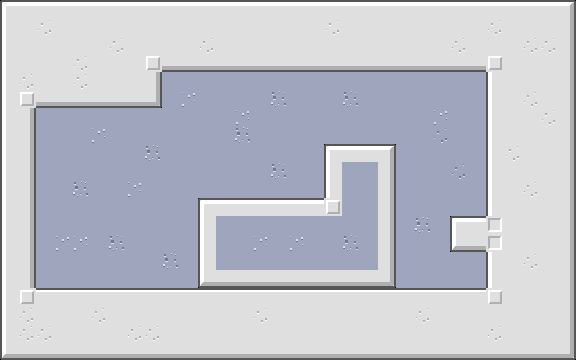

Rendered tile map (Tiled .tmx) drawn with the repository's tilesets; below, a short description and the full map source, tile grids included:
An orthogonal 32x20 tile map with 18x18 px tiles, 1 tile layer (Camada de Blocos 1), 2 tilesets and 28 objects (1, 2, she, he, map2, ...).

<map version="1.9" tiledversion="1.9.2" orientation="orthogonal" renderorder="right-down" width="32" height="20" tilewidth="18" tileheight="18" infinite="0" nextlayerid="8" nextobjectid="36">
 <editorsettings>
  <export target="map1.lua" format="lua" />
 </editorsettings>
 <tileset firstgid="1" name="marble_packed" tilewidth="18" tileheight="18" tilecount="81" columns="9">
  <image source="../content/marble_packed.png" width="162" height="162" />
 </tileset>
 <tileset firstgid="82" name="rock_packed" tilewidth="18" tileheight="18" tilecount="81" columns="9">
  <image source="../content/rock_packed.png" width="162" height="162" />
 </tileset>
 <layer id="1" name="Camada de Blocos 1" width="32" height="20">
  <data encoding="csv">
31,32,32,32,32,32,32,32,32,32,32,32,32,32,32,32,32,32,32,32,32,32,32,32,32,32,32,32,32,32,32,33,
40,38,68,38,38,38,38,38,38,38,38,38,38,38,38,38,38,38,68,38,38,38,38,38,38,38,38,68,38,38,38,42,
40,38,38,38,38,38,68,38,38,38,38,68,38,38,38,38,38,38,38,38,38,38,38,38,38,68,38,38,38,68,68,42,
40,38,38,38,68,38,38,38,41,50,50,50,50,50,50,50,50,50,50,50,50,50,50,50,50,50,50,41,38,38,38,42,
40,68,38,38,68,38,38,38,42,119,119,119,119,119,119,119,119,119,119,119,119,119,119,119,119,119,119,40,38,38,38,42,
40,41,50,50,50,50,50,50,51,119,146,119,119,119,119,152,119,119,119,152,119,119,119,119,119,119,119,40,38,68,38,42,
40,42,119,119,119,119,119,119,119,119,119,119,119,146,119,119,119,119,119,119,119,119,119,119,146,119,119,40,38,38,68,42,
40,42,119,119,119,146,119,119,119,119,119,119,119,152,119,119,119,119,119,119,119,119,119,119,149,119,119,40,38,38,38,42,
40,42,119,119,119,119,119,119,152,119,119,119,119,119,119,119,119,119,31,32,32,33,119,119,119,119,119,40,68,38,38,42,
40,42,119,119,119,119,119,119,119,119,119,119,119,119,119,152,119,119,40,119,119,42,119,119,119,149,119,40,38,38,38,42,
40,42,119,119,152,119,119,146,119,119,119,119,119,119,119,119,119,119,40,119,119,42,119,119,119,119,119,40,38,68,38,42,
40,42,119,119,119,119,119,119,119,119,119,31,32,32,32,32,32,32,41,119,119,42,119,119,119,119,119,40,38,38,38,42,
40,42,119,119,119,119,119,119,119,119,119,40,119,119,119,119,119,119,119,119,119,42,119,152,119,31,32,44,38,38,38,42,
40,42,119,146,146,119,152,119,119,119,119,40,119,119,146,119,146,119,119,152,119,42,119,119,119,49,50,44,38,38,38,42,
40,42,119,119,119,119,119,119,119,152,119,40,119,119,119,119,119,119,119,119,119,42,119,119,119,119,119,40,38,68,38,42,
40,42,119,119,119,119,119,119,119,119,119,49,50,50,50,50,50,50,50,50,50,51,119,119,119,119,119,40,38,38,38,42,
40,41,29,29,29,29,29,29,29,29,29,29,29,29,29,29,29,29,29,29,29,29,29,29,29,29,29,41,38,38,38,42,
40,68,38,38,38,68,38,38,38,38,38,38,38,38,68,38,38,38,38,38,38,38,38,68,38,38,38,38,38,38,38,42,
40,68,68,38,38,38,38,68,68,38,38,38,38,38,38,38,38,38,38,38,38,38,38,38,38,38,38,68,38,38,38,42,
49,50,50,50,50,50,50,50,50,50,50,50,50,50,50,50,50,50,50,50,50,50,50,50,50,50,50,50,50,50,50,51
</data>
 </layer>
 <objectgroup id="2" name="block">
  <object id="1" x="34.1818" y="100" width="127.455" height="6.90909" />
  <object id="2" x="156" y="65.0909" width="5.63636" height="34.1818" />
  <object id="3" x="161.455" y="65.2727" width="342" height="6" />
  <object id="4" x="485.818" y="65.4545" width="11.2727" height="151.636" />
  <object id="5" x="450.364" y="215.818" width="47.8182" height="4.54545" />
  <object id="6" x="449.818" y="216" width="3.63636" height="35.2727" />
  <object id="7" x="450.545" y="248.182" width="37.2727" height="3.45455" />
  <object id="8" x="486.545" y="248.909" width="4" height="41.6364" />
  <object id="9" x="395.273" y="288" width="93.0909" height="4.90909" />
  <object id="12" x="392" y="144" width="4.18182" height="144.909" />
  <object id="13" x="324.182" y="143.818" width="71.4545" height="3.27273" />
  <object id="14" x="324.727" y="144" width="2.90909" height="55.4545" />
  <object id="15" x="197.818" y="198" width="129.636" height="3.27273" />
  <object id="16" x="198" y="198" width="3.09091" height="90" />
  <object id="17" x="31.8182" y="288" width="169.455" height="3.45455" />
  <object id="18" x="32.1818" y="100" width="3.45455" height="188.182" />
  <object id="19" x="0" y="0" width="576" height="6" />
  <object id="20" x="570" y="1" width="5.66667" height="358.667" />
  <object id="21" x="-0.333333" y="355.333" width="575.333" height="3.33333" />
  <object id="22" x="0" y="0.666667" width="5.66667" height="354.667" />
 </objectgroup>
 <objectgroup id="3" name="mag">
  <object id="23" name="1" x="232.667" y="232.667" width="19.3333" height="21.3333" />
  <object id="24" name="2" x="343.333" y="180.667" width="18" height="16" />
 </objectgroup>
 <objectgroup id="4" name="bot">
  <object id="26" name="she" x="416" y="268" width="18" height="18" />
  <object id="29" name="he" x="126.667" y="271.333" width="17.3333" height="12" />
 </objectgroup>
 <objectgroup id="6" name="door">
  <object id="30" name="map2" x="234" y="144.667" width="55.3333" height="51.3333" />
 </objectgroup>
 <objectgroup id="7" name="cam">
  <object id="33" class="true1" x="270.667" y="200" width="18.6667" height="14" />
  <object id="34" x="321.333" y="-34.6667" />
  <object id="35" name="true" class="true" x="284" y="210" />
 </objectgroup>
</map>
